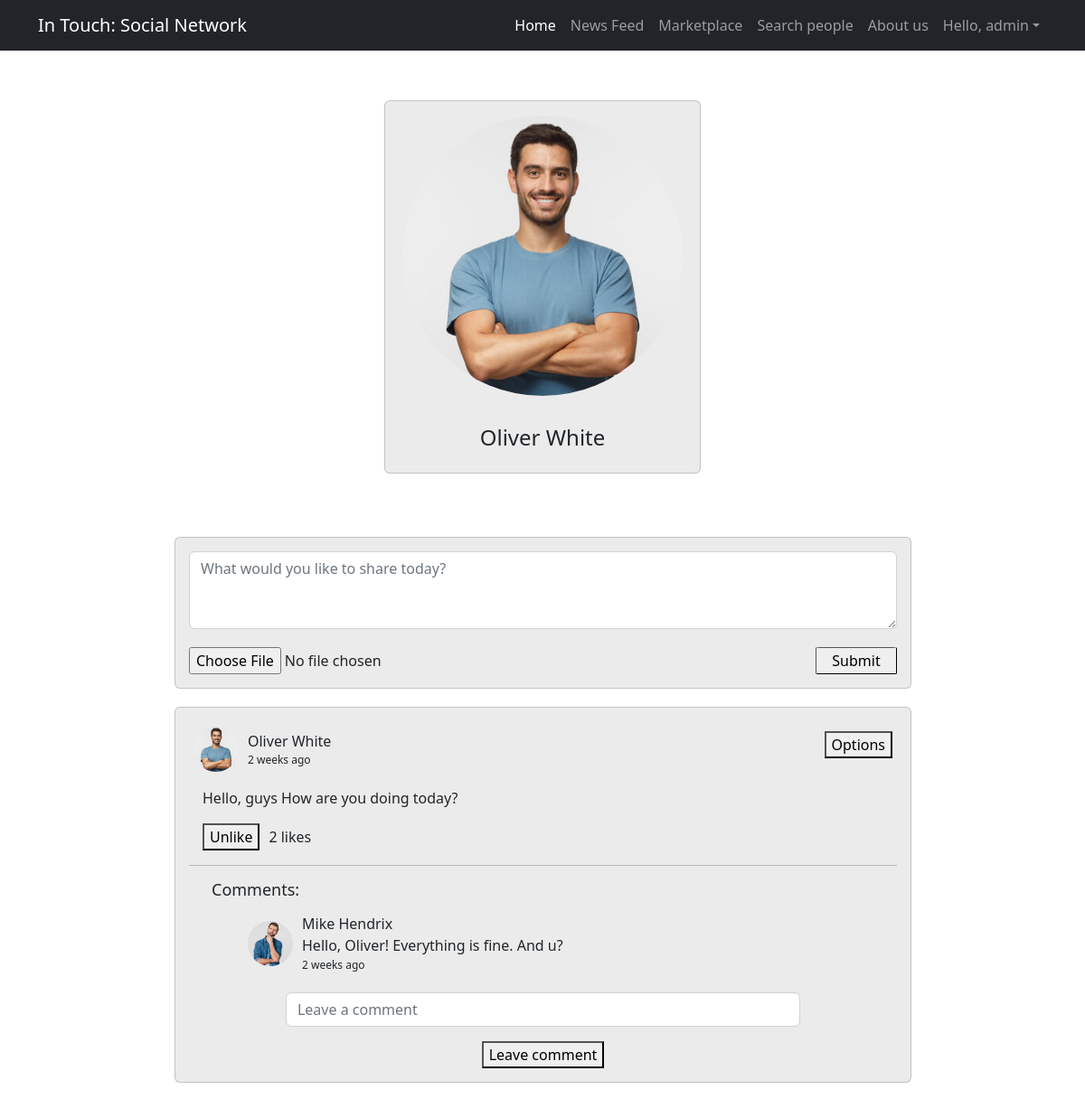
The page /feed/ (signed in, upper part) on the database as committed earlier.
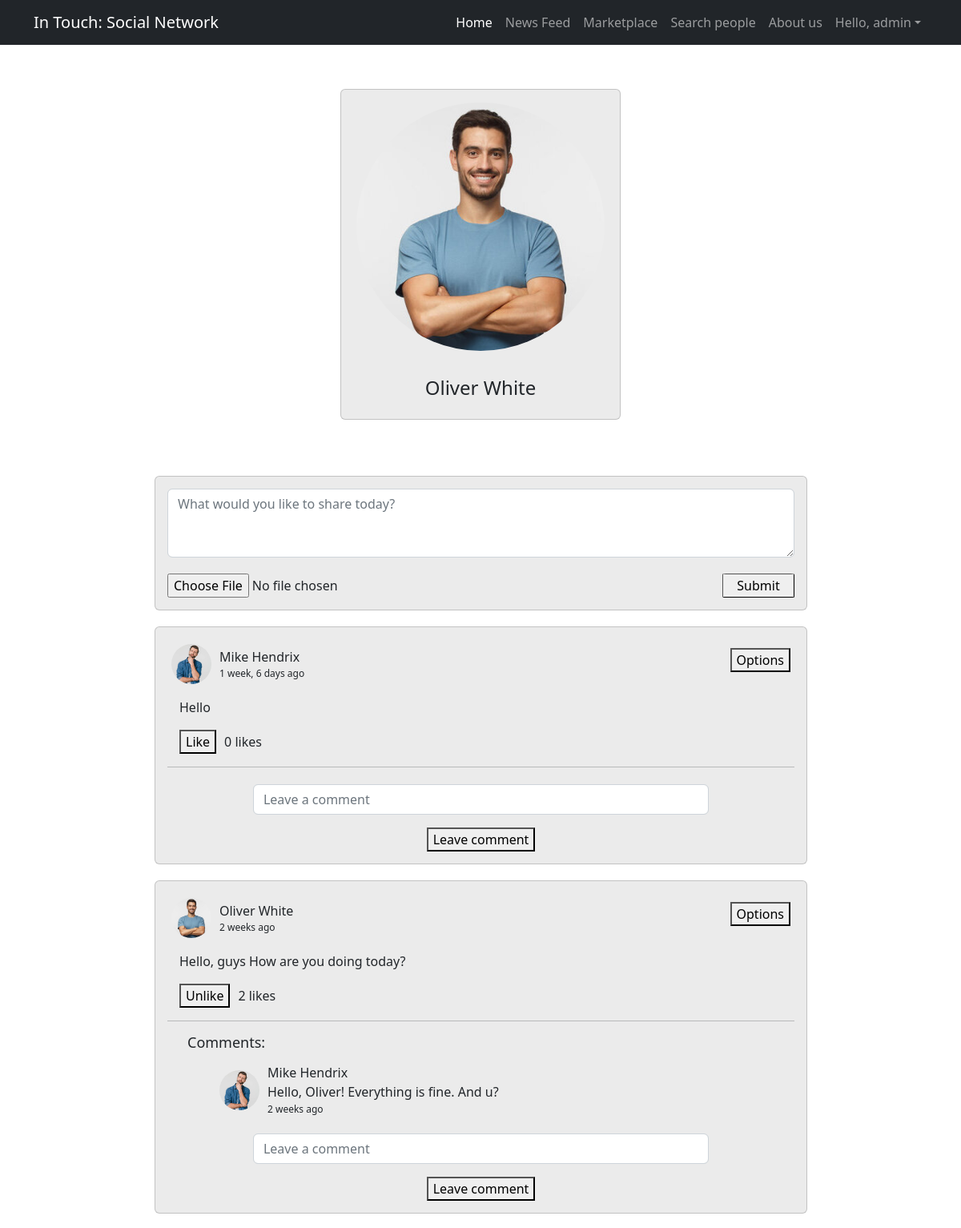
The same page on the database as committed later.
### feed/models.py (models this page shows)
class Post(models.Model):
    profile = models.ForeignKey(UserProfile, on_delete=models.CASCADE)
    created_at = models.DateTimeField(auto_now_add=True)
    last_modified = models.DateTimeField(auto_now=True, blank=True)
    image = models.ImageField(upload_to='post_images/', blank=True, null=True)
    text = RichTextField(max_length=1000)
    liked = models.ManyToManyField(UserProfile, blank=True, related_name='likes')
    def num_likes(self):
        return self.liked.all().count()

class Comment(models.Model):
    profile = models.ForeignKey(UserProfile, on_delete=models.CASCADE)
    text = models.CharField(max_length=1000)
    post = models.ForeignKey(Post, on_delete=models.CASCADE, related_name='comments')
    created_at = models.DateTimeField(auto_now_add=True)
    last_modified = models.DateTimeField(auto_now=True, blank=True)

### user/models.py (models this page shows, shortened)
class UserProfile(models.Model):
    GENDER_CHOICES = [
        ('MALE', 'Male'),
        ('FEMALE', 'Female'),
        ('OTHER', 'Other'),
    ]
    user = models.OneToOneField(User, on_delete=models.CASCADE, related_name='userprofile')
    date_of_modified = models.DateTimeField(auto_now=True, blank=True)
    date_of_birth = models.DateField(blank=True, null=True)
    gender = models.CharField(max_length=6, choices=GENDER_CHOICES, blank=True, null=True)
    phone = models.CharField(max_length=15, blank=True, null=True)
    location = models.CharField(max_length=100, blank=True, null=True)
    image = models.ImageField(upload_to='user_images/', blank=True, null=True, default='user_images/dummy-profile-picture.png')
    description = models.CharField(max_length=300, blank=True, null=True)
    background_image = models.ImageField(upload_to='background_images/', blank=True, null=True, default='background_images/dummy_background_img.jpg')

### feed/views.py (the view, shortened to what this page needs)
# urls.py: path('', views.news_feed, name='news_feed'),
def news_feed(request):
    posts = models.Post.objects.all().order_by('-created_at')
    profile = UserProfile.objects.get(user=request.user)
    all_profiles = UserProfile.objects.all()
    sorted_profiles_list = []
    for profile_item in all_profiles:
        if profile_item == profile:
            pass
        else:
            sorted_profiles_list.append(profile_item)
    recommended_profiles = random.sample(sorted_profiles_list, min(4, len(sorted_profiles_list))) if len(sorted_profiles_list) > 3 else sorted_profiles_list
    if request.method == "GET":
        form = PublishPostForm()
        comment_form = LeaveCommentForm()
    return render(request, 'feed/news_feed.html',
                {'posts': posts, 'profile': profile, 'recommended_profiles': recommended_profiles, 'form': form, 'comment_form': comment_form})

### feed/forms.py
class PublishPostForm(forms.ModelForm):
    text = forms.Textarea(attrs={'class':'form-control', 'placeholder':''})
    image = forms.ImageField(widget=forms.ClearableFileInput(attrs={'class':'form-control', 'placeholder':''}), required=False)
    class Meta:
        model = Post
        fields = ['text', 'image']

class LeaveCommentForm(forms.ModelForm):
    text = forms.Textarea(attrs={'class':'form-control', 'placeholder':''})
    class Meta:
        model = Comment
        fields = ['text']

### marketplace/cart.py (called while the page is built)
    def __len__(self):
        return sum(self.cart.values())

### marketplace/context_processor.py (called while the page is built)
def cart(request):
    return {'cart': Cart(request)}

### templates/feed/news_feed.html (shortened to what the changed rows need)
{% extends "base.html" %}
{% block content %}
    <div class="card-container" style="text-align: left; margin-top: 20px;">
        <div class="row justify-content-center" style="padding: 0px; margin: 0px;">
            <div class="card" style="display: inline-block; width: 850px; margin: 35px; padding-left: 18px; border: none;">
                {% for post in posts %}
                <div class="card" style="width: 815px; background-color: rgb(235, 235, 235); margin-right: 0px; margin-bottom: 20px;">
                    <div style="display: flex; justify-content: space-between; align-items: center;">
                        <div style="text-align: left; margin-right: auto; margin: 10px 0 0 20px;">
                            <a href="{% url 'user:my_user_profile' post.profile.user.id %}"><img src="{{ post.profile.image.url }}" alt="profile_photo" width="50" height="50" style="border-radius: 50%;"></a>
                        </div>
                        <div style="margin-left: 10px; width:750px;" >
                            <a href="{% url 'user:my_user_profile' post.profile.user.id %}" style="text-decoration: none; color: inherit;">
                                <p style="margin-top: 25px; margin-bottom: 0;">{{ post.profile.user.first_name }} {{ post.profile.user.last_name }}</p>
                            </a>
                            <p style="font-size: 12px;">{{ post.created_at|timesince }} ago </p>
                        </div>
                        <div class="dropdown">
                            <button type="button" id="dropdownMenuButton" data-bs-toggle="dropdown" aria-expanded="false" style="margin-right: 20px;">
                                Options
                            </button>
                        </div>
                    </div>
                    <div style="text-align: left; margin-bottom: 0; margin-left: 30px; margin-top: 0; padding-top: 5px; margin-left: 30px;">
                        {{ post.text | safe }}
                    </div>
                    <form action="{% url 'feed:like_unlike_post' %}" method="POST" class='like-form' id='{{post.id}}'>
                        <div style="margin: 0 0 0 30px; display: flex; align-items: center;">
                            <div style="flex-shrink: 0;">
                                <button type="submit" class="ui button like-btn{{post.id}}">
                                    {% if profile not in post.liked.all %}
                                        Like
                                    {% else %}
                                        Unlike
                                    {% endif %}
                                </button>
                            </div>
                            <div style="margin-left: 10px;">
                                <div class="like-count{{post.id}}">{{post.num_likes}}</div>
                            </div>
                            <div>
                                <div>&nbsp;likes</div>
                            </div>
                        </div>
                    </form>
                    <hr style="margin-left: 15px; margin-right: 15px;">
                    {% if post.comments.all %}
                    <h5 style="margin-left: 40px; margin-bottom: 5px; font-size: 18px;">Comments:</h5>
                    {% endif %}
                    {% for comment in post.comments.all %}
                    <div style="margin-left: 60px; display: flex; justify-content: space-between; align-items: center;">
                        <div style=" text-align: left; margin-right: auto; margin: 10px 0 0 20px;">
                            <a href="{% url 'user:my_user_profile' comment.profile.user.id %}" style="text-decoration: none; color: inherit;">
                                <img src="{{ comment.profile.image.url }}" alt="profile_photo" width="50" height="50" style="border-radius: 50%; margin-bottom: 15px;">
                            </a>
                        </div>
                        <div style="margin-left: 10px; width:750px;" >
                            <a href="{% url 'user:my_user_profile' comment.profile.user.id %}" style="text-decoration: none; color: inherit;">
                                <p style="margin-top: 10px; margin-bottom: 0; font-size: 16px;">{{ comment.profile.user.first_name }} {{ comment.profile.user.last_name }}</p>
                            </a>
                            <p style="margin-bottom: 0; font-size: 16px;">{{ comment.text }}</p>
                            <p style="font-size: 12px; margin-top: 1px;">{{ comment.created_at|timesince }} ago </p>
                        </div>
                    </div>
                    {% endfor %}
                    <form method="post" style="margin-top: 5px;">
                        <div class="mb-3" style="width: 70%; margin: 0 auto;">
                            <input type="text" class="form-control" placeholder="Leave a comment" name="text">
                        </div>
                        <button type="submit" style="display: block; margin: 10px 0 15px 0; margin-left: auto; margin-right: auto;">Leave comment</button>
                    </form>
                </div>
                {% endfor %}
            </div>
        </div>
    </div>
{% endblock %}

Rows that differ between the two databases and show on the page:
added Post: profile.image (picture), profile.user.first_name "Mike", profile.user.last_name "Hendrix", created_at "1 week, 6 days", text "Hello", shows "Like", num_likes "0"
